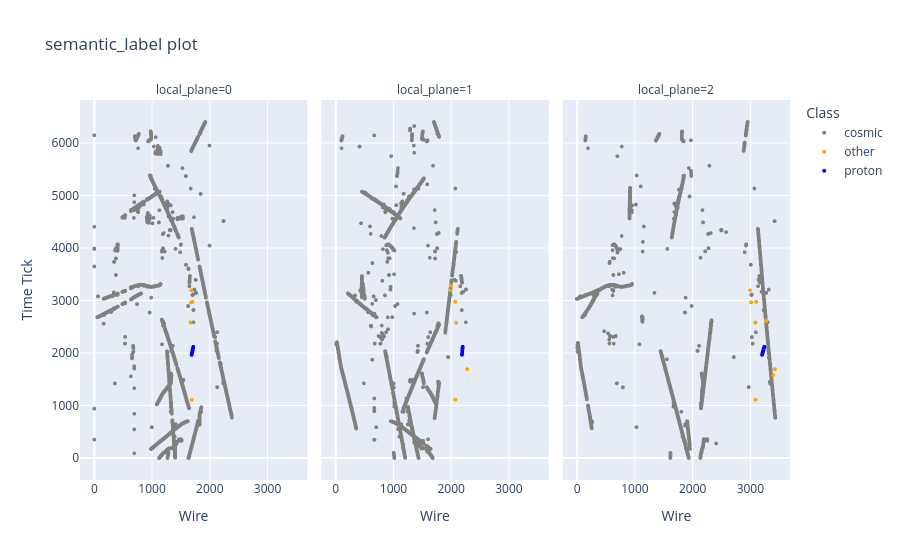

The code cell stored with this chart in its notebook:
### Markdown cell above
Now make the plot. In order to better visualize the neutrino information, click on the "cosmic" entry in the legend to mask it out. Click and drag on the plot to select a region to zoom in. Mouse over hits to visualize their properties.

### Code cell
evthits["category_name"] = 'cosmic'

for l in category:
    #print(l.name,l.value)
    evthits.loc[evthits["category"]==l.value, "category_name"] = l.name

color_dict = {"pion" : "yellow",
              "muon" : "green",
              "kaon" : "black",
              "proton" : "blue",
              "electron" : "red",
              "michel" : "purple",
              "delta" : "pink",
              "other" : "orange",
              "photon" : "cyan",
              "cosmic": "gray"}

fig = px.scatter(evthits, x="local_wire", y="local_time", color="category_name", color_discrete_map=color_dict, facet_col="local_plane", 
                 labels={
                     "local_wire": "Wire",
                     "local_time": "Time Tick",
                     "category_name": "Class"
                 },
                 hover_data=['integral','instance'],
                 title="semantic_label plot")
fig.update_traces(marker={'size': 4})
fig.show()

### Figure 1 — Plotly figure (JSON) as saved in the notebook; plotly's stock layout.template omitted (floating-point values rounded to 4 significant figures; data arrays with more than 128 entries replaced by an {"elided": "..."} marker saying what was removed)
{"data": [{"customdata": {"elided": "5829x2 float values"}, "hovertemplate": "Class=cosmic<br>local_plane=0<br>Wire=%{x}<br>Time Tick=%{y}<br>integral=%{customdata[0]}<br>instance=%{customdata[1]}<extra></extra>", "legendgroup": "cosmic", "marker": {"color": "gray", "size": 4, "symbol": "circle"}, "mode": "markers", "name": "cosmic", "showlegend": true, "type": "scattergl", "x": {"elided": "5829 int values"}, "xaxis": "x", "y": {"elided": "5829 float values"}, "yaxis": "y"}, {"customdata": {"elided": "5625x2 float values"}, "hovertemplate": "Class=cosmic<br>local_plane=1<br>Wire=%{x}<br>Time Tick=%{y}<br>integral=%{customdata[0]}<br>instance=%{customdata[1]}<extra></extra>", "legendgroup": "cosmic", "marker": {"color": "gray", "size": 4, "symbol": "circle"}, "mode": "markers", "name": "cosmic", "showlegend": false, "type": "scattergl", "x": {"elided": "5625 int values"}, "xaxis": "x2", "y": {"elided": "5625 float values"}, "yaxis": "y2"}, {"customdata": {"elided": "3579x2 float values"}, "hovertemplate": "Class=cosmic<br>local_plane=2<br>Wire=%{x}<br>Time Tick=%{y}<br>integral=%{customdata[0]}<br>instance=%{customdata[1]}<extra></extra>", "legendgroup": "cosmic", "marker": {"color": "gray", "size": 4, "symbol": "circle"}, "mode": "markers", "name": "cosmic", "showlegend": false, "type": "scattergl", "x": {"elided": "3579 int values"}, "xaxis": "x3", "y": {"elided": "3579 float values"}, "yaxis": "y3"}, {"customdata": [[29.46, -1], [112.1, -1], [77.25, -1], [51.11, -1], [57.38, -1], [43.01, -1], [21.02, -1], [75.76, -1], [52.53, -1], [84.97, -1]], "hovertemplate": "Class=other<br>local_plane=0<br>Wire=%{x}<br>Time Tick=%{y}<br>integral=%{customdata[0]}<br>instance=%{customdata[1]}<extra></extra>", "legendgroup": "other", "marker": {"color": "orange", "size": 4, "symbol": "circle"}, "mode": "markers", "name": "other", "showlegend": true, "type": "scattergl", "x": [1668, 1669, 1670, 1676, 1677, 1677, 1687, 1688, 1700, 1701], "xaxis": "x", "y": [2580.0, 2579.0, 2578.0, 2963.0, 2964.0, 3196.0, 1110.0, 1110.0, 2973.0, 2974.0], "yaxis": "y"}, {"customdata": [[63.23, -1], [191.9, -1], [218.6, -1], [32.92, -1], [100.7, -1], [20.05, -1], [76.47, -1], [30.43, -1], [50.79, -1], [107.0, -1], [171.7, -1]], "hovertemplate": "Class=other<br>local_plane=1<br>Wire=%{x}<br>Time Tick=%{y}<br>integral=%{customdata[0]}<br>instance=%{customdata[1]}<extra></extra>", "legendgroup": "other", "marker": {"color": "orange", "size": 4, "symbol": "circle"}, "mode": "markers", "name": "other", "showlegend": false, "type": "scattergl", "x": [1997, 2003, 2004, 2078, 2079, 2080, 2081, 2082, 2095, 2285, 2286], "xaxis": "x2", "y": [3195.0, 3281.0, 3289.0, 2973.0, 2973.0, 2974.0, 1109.0, 1110.0, 2575.0, 1693.0, 1692.0], "yaxis": "y2"}, {"customdata": [[51.35, -1], [58.9, -1], [63.78, -1], [84.23, -1], [93.32, -1], [37.96, -1], [87.15, -1], [82.63, -1], [37.34, -1], [245.8, -1], [204.4, -1], [40.17, -1], [96.95, -1], [160.0, -1]], "hovertemplate": "Class=other<br>local_plane=2<br>Wire=%{x}<br>Time Tick=%{y}<br>integral=%{customdata[0]}<br>instance=%{customdata[1]}<extra></extra>", "legendgroup": "other", "marker": {"color": "orange", "size": 4, "symbol": "circle"}, "mode": "markers", "name": "other", "showlegend": false, "type": "scattergl", "x": [3002, 3021, 3022, 3094, 3095, 3096, 3098, 3108, 3109, 3278, 3279, 3405, 3434, 3435], "xaxis": "x3", "y": [3195.0, 2963.0, 2964.0, 2578.0, 2579.0, 2580.0, 1110.0, 2973.0, 2974.0, 2619.0, 2605.0, 1578.0, 1693.0, 1693.0], "yaxis": "y3"}, {"customdata": [[44.98, 0], [206.5, 0], [215.9, 0], [218.4, 0], [216.2, 0], [211.1, 0], [231.2, 0], [230.7, 0], [211.6, 0], [223.6, 0], [220.2, 0], [228.1, 0], [227.3, 0], [224.4, 0], [228.3, 0], [260.1, 0], [261.3, 0], [225.1, 0], [240.8, 0], [256.2, 0], [222.1, 0], [228.2, 0], [227.8, 0], [216.8, 0], [233.7, 0], [217.9, 0], [258.0, 0], [259.8, 0], [242.0, 0], [227.5, 0], [180.5, 0]], "hovertemplate": "Class=proton<br>local_plane=0<br>Wire=%{x}<br>Time Tick=%{y}<br>integral=%{customdata[0]}<br>instance=%{customdata[1]}<extra></extra>", "legendgroup": "proton", "marker": {"color": "blue", "size": 4, "symbol": "circle"}, "mode": "markers", "name": "proton", "showlegend": true, "type": "scattergl", "x": [1686, 1687, 1688, 1689, 1690, 1691, 1692, 1693, 1694, 1695, 1696, 1697, 1698, 1699, 1700, 1701, 1702, 1703, 1704, 1705, 1706, 1707, 1708, 1709, 1710, 1711, 1712, 1713, 1714, 1715, 1716], "xaxis": "x", "y": [1964.0, 1966.0, 1971.0, 1977.0, 1983.0, 1989.0, 1995.0, 2000.0, 2006.0, 2011.0, 2017.0, 2023.0, 2029.0, 2034.0, 2039.0, 2045.0, 2050.0, 2056.0, 2061.0, 2067.0, 2072.0, 2078.0, 2082.0, 2088.0, 2092.0, 2097.0, 2102.0, 2106.0, 2110.0, 2115.0, 2118.0], "yaxis": "y"}, {"customdata": [[43.38, 0], [452.2, 0], [631.4, 0], [555.2, 0], [582.9, 0], [608.7, 0], [522.1, 0], [513.3, 0], [519.6, 0], [549.7, 0], [636.6, 0], [565.6, 0], [427.3, 0], [51.62, 0]], "hovertemplate": "Class=proton<br>local_plane=1<br>Wire=%{x}<br>Time Tick=%{y}<br>integral=%{customdata[0]}<br>instance=%{customdata[1]}<extra></extra>", "legendgroup": "proton", "marker": {"color": "blue", "size": 4, "symbol": "circle"}, "mode": "markers", "name": "proton", "showlegend": false, "type": "scattergl", "x": [2195, 2196, 2197, 2198, 2199, 2200, 2201, 2202, 2203, 2204, 2205, 2206, 2207, 2208], "xaxis": "x2", "y": [1965.0, 1970.0, 1983.0, 1999.0, 2014.0, 2030.0, 2044.0, 2056.0, 2068.0, 2081.0, 2094.0, 2107.0, 2116.0, 2120.0], "yaxis": "y2"}, {"customdata": [[138.6, 0], [168.3, 0], [164.4, 0], [159.4, 0], [159.6, 0], [156.1, 0], [169.4, 0], [175.9, 0], [161.9, 0], [167.4, 0], [166.6, 0], [161.7, 0], [163.2, 0], [179.9, 0], [165.7, 0], [171.7, 0], [180.9, 0], [173.5, 0], [162.7, 0], [177.0, 0], [175.1, 0], [167.5, 0], [173.2, 0], [176.1, 0], [187.6, 0], [177.8, 0], [170.7, 0], [175.6, 0], [176.0, 0], [179.3, 0], [180.4, 0], [188.3, 0], [177.5, 0], [185.0, 0], [187.9, 0], [195.7, 0], [189.9, 0], [187.8, 0], [197.1, 0], [204.1, 0], [125.0, 0]], "hovertemplate": "Class=proton<br>local_plane=2<br>Wire=%{x}<br>Time Tick=%{y}<br>integral=%{customdata[0]}<br>instance=%{customdata[1]}<extra></extra>", "legendgroup": "proton", "marker": {"color": "blue", "size": 4, "symbol": "circle"}, "mode": "markers", "name": "proton", "showlegend": false, "type": "scattergl", "x": [3211, 3212, 3213, 3214, 3215, 3216, 3217, 3218, 3219, 3220, 3221, 3222, 3223, 3224, 3225, 3226, 3227, 3228, 3229, 3231, 3232, 3233, 3234, 3235, 3236, 3237, 3238, 3239, 3240, 3241, 3242, 3243, 3244, 3245, 3246, 3247, 3248, 3249, 3250, 3251, 3252], "xaxis": "x3", "y": [1964.0, 1968.0, 1972.0, 1977.0, 1981.0, 1985.0, 1989.0, 1993.0, 1998.0, 2002.0, 2006.0, 2010.0, 2014.0, 2018.0, 2022.0, 2026.0, 2031.0, 2034.0, 2038.0, 2046.0, 2050.0, 2054.0, 2058.0, 2062.0, 2065.0, 2069.0, 2073.0, 2076.0, 2080.0, 2084.0, 2087.0, 2091.0, 2094.0, 2098.0, 2101.0, 2105.0, 2108.0, 2111.0, 2114.0, 2117.0, 2119.0], "yaxis": "y3"}], "layout": {"annotations": [{"font": {}, "showarrow": false, "text": "local_plane=0", "x": 0.16, "xanchor": "center", "xref": "paper", "y": 1, "yanchor": "bottom", "yref": "paper"}, {"font": {}, "showarrow": false, "text": "local_plane=1", "x": 0.5, "xanchor": "center", "xref": "paper", "y": 1, "yanchor": "bottom", "yref": "paper"}, {"font": {}, "showarrow": false, "text": "local_plane=2", "x": 0.84, "xanchor": "center", "xref": "paper", "y": 1, "yanchor": "bottom", "yref": "paper"}], "legend": {"title": {"text": "Class"}, "tracegroupgap": 0}, "title": {"text": "semantic_label plot"}, "xaxis": {"anchor": "y", "domain": [0, 0.32], "title": {"text": "Wire"}}, "xaxis2": {"anchor": "y2", "domain": [0.34, 0.66], "matches": "x", "title": {"text": "Wire"}}, "xaxis3": {"anchor": "y3", "domain": [0.68, 1.0], "matches": "x", "title": {"text": "Wire"}}, "yaxis": {"anchor": "x", "domain": [0, 1], "title": {"text": "Time Tick"}}, "yaxis2": {"anchor": "x2", "domain": [0, 1], "matches": "y", "showticklabels": false}, "yaxis3": {"anchor": "x3", "domain": [0, 1], "matches": "y", "showticklabels": false}}}
